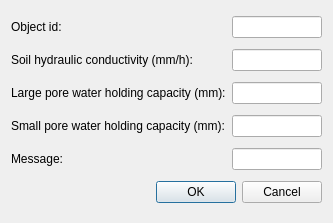
<?xml version="1.0" encoding="UTF-8"?>
<ui version="4.0">
 <class>Dialog</class>
 <widget class="QDialog" name="Dialog">
  <property name="geometry">
   <rect>
    <x>0</x>
    <y>0</y>
    <width>333</width>
    <height>223</height>
   </rect>
  </property>
  <property name="maximumSize">
   <size>
    <width>1000</width>
    <height>1000</height>
   </size>
  </property>
  <property name="windowTitle">
   <string>Dialog</string>
  </property>
  <property name="locale">
   <locale language="English" country="UnitedKingdom"/>
  </property>
  <layout class="QGridLayout" name="gridLayout">
   <item row="3" column="0" colspan="2">
    <widget class="QLabel" name="WC0_LBL">
     <property name="locale">
      <locale language="English" country="UnitedStates"/>
     </property>
     <property name="text">
      <string>Small pore water holding capacity (mm):</string>
     </property>
    </widget>
   </item>
   <item row="1" column="0" colspan="2">
    <widget class="QLabel" name="KS_LBL">
     <property name="locale">
      <locale language="English" country="UnitedStates"/>
     </property>
     <property name="text">
      <string>Soil hydraulic conductivity (mm/h):</string>
     </property>
    </widget>
   </item>
   <item row="2" column="2">
    <widget class="QLineEdit" name="WG0">
     <property name="enabled">
      <bool>true</bool>
     </property>
    </widget>
   </item>
   <item row="1" column="2">
    <widget class="QLineEdit" name="KS">
     <property name="enabled">
      <bool>true</bool>
     </property>
    </widget>
   </item>
   <item row="2" column="0" colspan="2">
    <widget class="QLabel" name="WG0_LBL">
     <property name="locale">
      <locale language="English" country="UnitedStates"/>
     </property>
     <property name="text">
      <string>Large pore water holding capacity (mm):</string>
     </property>
    </widget>
   </item>
   <item row="0" column="2">
    <widget class="QLineEdit" name="OBJ_ID">
     <property name="enabled">
      <bool>true</bool>
     </property>
    </widget>
   </item>
   <item row="0" column="0">
    <widget class="QLabel" name="OBJ_ID_LBL">
     <property name="locale">
      <locale language="English" country="UnitedStates"/>
     </property>
     <property name="text">
      <string>Object id:</string>
     </property>
    </widget>
   </item>
   <item row="5" column="2">
    <widget class="QLineEdit" name="MSG"/>
   </item>
   <item row="6" column="1" colspan="2">
    <widget class="QDialogButtonBox" name="buttonBox">
     <property name="orientation">
      <enum>Qt::Horizontal</enum>
     </property>
     <property name="standardButtons">
      <set>QDialogButtonBox::Cancel|QDialogButtonBox::Ok</set>
     </property>
    </widget>
   </item>
   <item row="5" column="0">
    <widget class="QLabel" name="MSG_LBL">
     <property name="text">
      <string>Message:</string>
     </property>
    </widget>
   </item>
   <item row="3" column="2">
    <widget class="QLineEdit" name="WC0">
     <property name="enabled">
      <bool>true</bool>
     </property>
    </widget>
   </item>
  </layout>
 </widget>
 <resources/>
 <connections/>
</ui>
